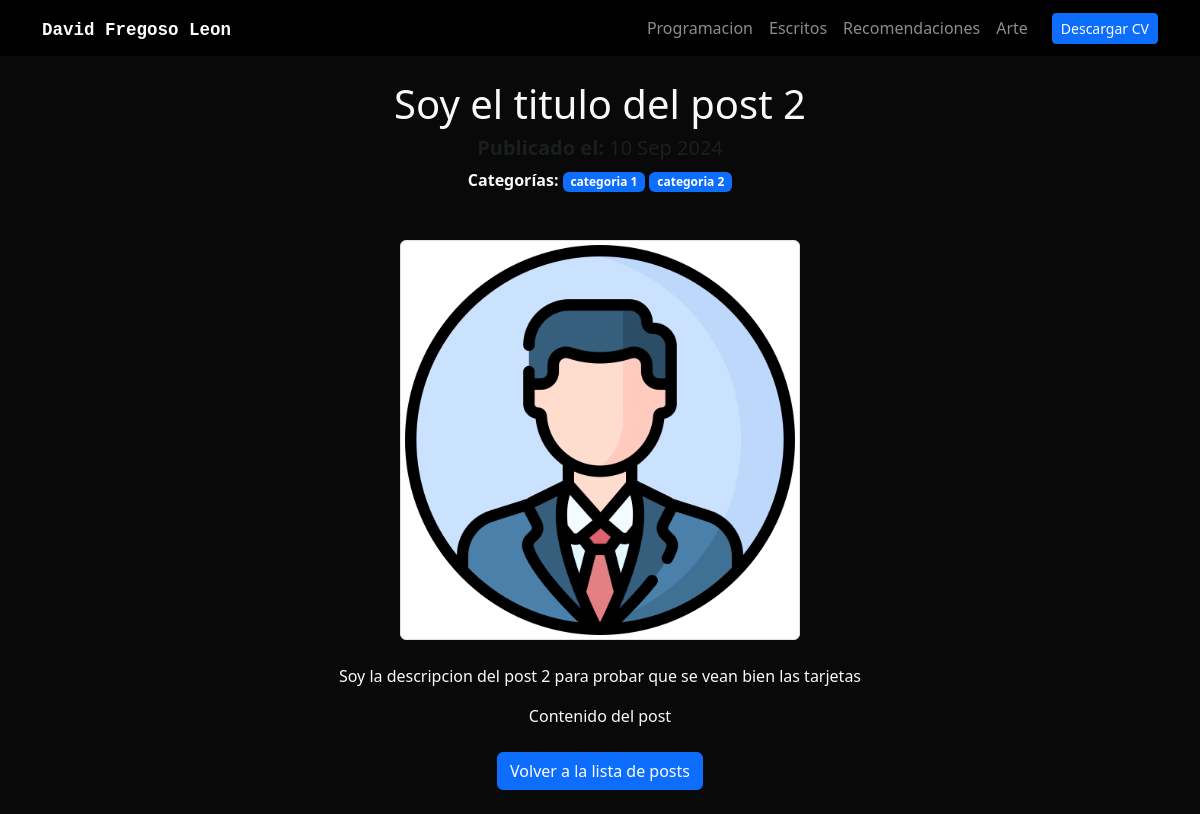
The app's page /blog/detail/soy-el-titulo-del-post-2 with its own data.
### blog/models.py (models this page shows, shortened)
class BasePostsContent(models.Model):
    title = models.CharField(max_length=250)
    slug = models.CharField(max_length=250)
    img = models.ImageField(upload_to='posts/images/', verbose_name="Image")
    description = models.TextField()
    date = models.DateField(default=datetime.date.today)
    class Meta:
        abstract = True

class Post(BasePostsContent):
    POST_TYPES = [
        ('escritos', 'Escritos'),
        ('recomendaciones', 'Recomendaciones')
    ]
    type = models.CharField(max_length=15, choices=POST_TYPES)
    categories = models.ManyToManyField(Categories, related_name="posts")
    content = CKEditor5Field('Text', config_name='extends')

### category/models.py (models this page shows, shortened)
class Categories(models.Model):
    CATEGORIES_TYPES = [
        ('escritos', 'Escritos'),
        ('recomendaciones', 'Recomendaciones')
    ]
    name = models.CharField(max_length=250)
    slug = models.CharField(max_length=250)
    type = models.CharField(max_length=15, choices=CATEGORIES_TYPES)

### blog/views.py (the view)
# urls.py: path('detail/<str:post_slug>', detail_post, name='post_detail'),
def detail_post(request, post_slug):
    post = get_object_or_404(Post, slug = post_slug)
    if post.type== 'escritos':
        redirect_url = 'blog:writen_posts'
    elif post.type== 'recomendaciones':
        redirect_url = 'blog:recomendation_posts'
    return render(request, 'post_detail.html', {
        'post': post,
        'redirect_url': redirect_url  # Pasamos la URL a la plantilla
    })

### blog/templates/post_detail.html
{% extends 'layout.html' %}
{% block content %}
<div class="container">
    <div class="text-center mb-5">
        <h1>{{ post.title }}</h1>
        <p class="my-2 h5 text-muted">
            <strong>Publicado el:</strong> {{ post.date|date:"d M Y" }}
        </p>
        <p>
            <strong>Categorías:</strong>
            {% for category in post.categories.all %}
                <span class="badge bg-primary">{{ category.name }}</span>
            {% endfor %}
        </p>
    </div>
    <div class="text-center">
        {% if post.img %}
            <img src="{{ post.img.url }}" alt="{{ post.title }}" class="img-fluid img-thumbnail" style="max-width: auto; height: 400px;">
        {% endif %}
    </div>
    <div class="my-4">
        <p style="text-align: center;">{{ post.description|safe }}</p>
        <div class="ck-content" style="text-align: center;">
            {{ post.content|safe }}
        </div>
    </div>
    <div class="text-center">
        <a class="btn btn-primary" href="{% url redirect_url %}">Volver a la lista de posts</a>
    </div>
</div>
{% endblock %}

### portfolio/static/main.css (style rules this page uses)
body { background-color: #090909; }

### records on screen
Post: title "Soy el titulo del post 2", date "10 Sep 2024", img (placeholder picture), description "Soy la descripcion del post 2 para probar que se vean bien las tarjetas", content "Contenido del post"
Categories: name "categoria 1"
Categories: name "categoria 2"
